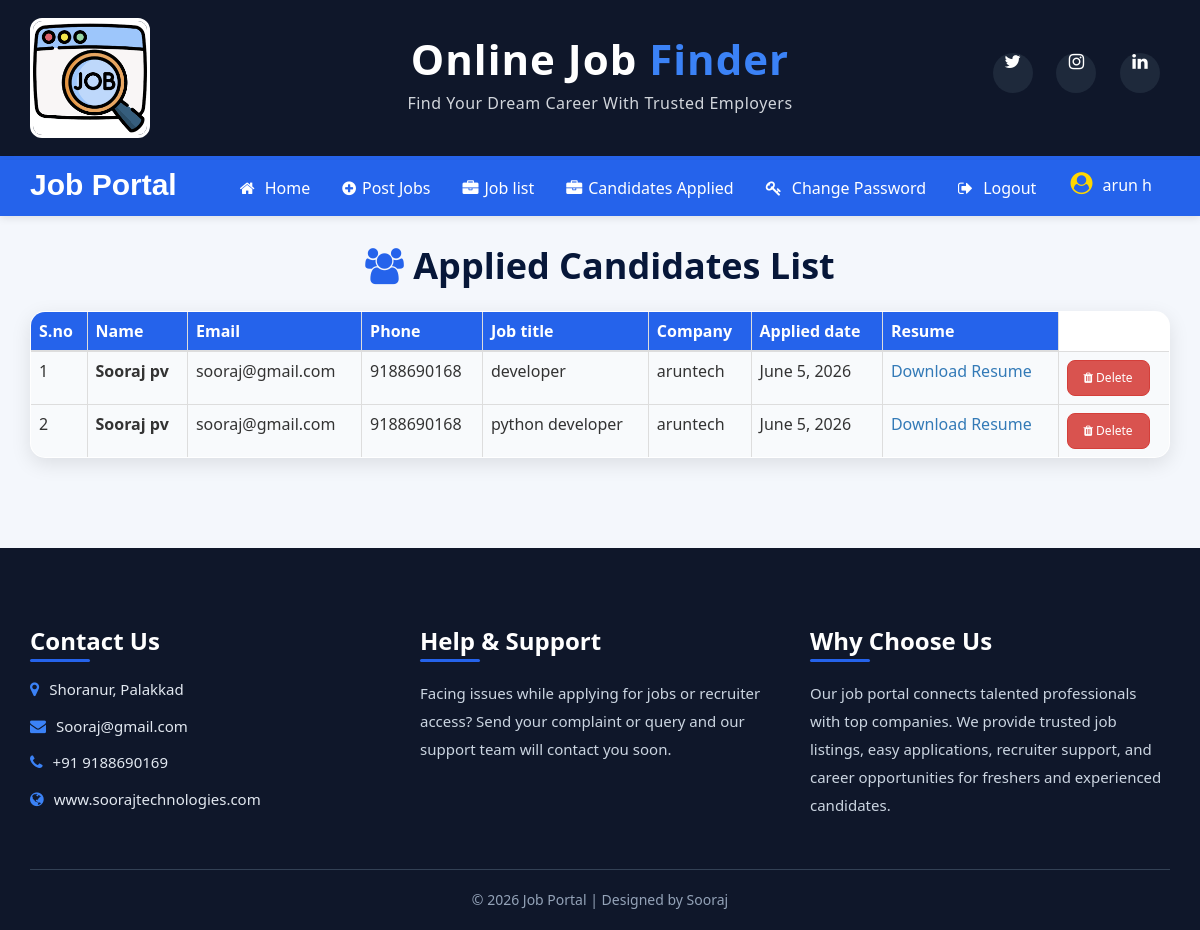
Page /candidates (signed in) on the committed database.
### job/models.py (models this page shows, shortened)
class Appliedjob(models.Model):
    job = models.ForeignKey(Job, on_delete=models.CASCADE)
    applicant = models.ForeignKey(ApplicantUser, on_delete=models.CASCADE)
    resume = models.FileField()
    applied_date = models.DateField()

class ApplicantUser(models.Model):
    user=models.ForeignKey(User, on_delete=models.CASCADE)
    phone=models.IntegerField(null=True)
    image=models.FileField(null=True)
    gender=models.CharField(max_length=10,null=True)
    type=models.CharField(max_length=10,null=True)

class Job(models.Model):
    recruiter = models.ForeignKey(Recruiter, on_delete=models.CASCADE)
    title = models.CharField()
    start_date = models.DateField()
    end_date = models.DateField()
    salary = models.FloatField(max_length=30)
    image = models.FileField()
    description = models.CharField()
    experience = models.CharField()
    location = models.CharField(max_length=20)
    skills = models.CharField(max_length=20)
    creation_date = models.DateField()

class Recruiter(models.Model):
    user=models.ForeignKey(User, on_delete=models.CASCADE)
    phone=models.IntegerField(null=True)
    image=models.FileField(null=True)
    gender=models.CharField(max_length=10,null=True)
    company=models.CharField(null=True)
    type=models.CharField(max_length=10,null=True)
    status=models.CharField(max_length=20,null=True)

### job/views.py (the view)
# urls.py: path('candidates',views.candidates,name='candidates'),
def candidates(request):
    if not request.user.is_authenticated:
        return redirect('recruiter_login')
    data=Appliedjob.objects.all()
    context={'data':data}
    return render(request, 'candidates.html',context)

### job/templates/candidates.html
{% load static %}
<link rel="stylesheet" href="{% static 'css/user_login.css' %}">
{% block body %}
{% include 'recruiter_navigation.html' %}
<h1 class="text-center" style="color:#071739; font-weight:bold; margin-top:30px; margin-bottom:25px;">
    <i class="fa fa-users" style="color:#2563EB;"></i> Applied Candidates List
</h1>
<div class="container">
<table class="table table-hover table-bordered" id="example"
       style="background:white;
              border-radius:15px;
              overflow:hidden;
              box-shadow:0 6px 20px rgba(0,0,0,0.1);">
    <thead>
    <tr style="background:#2563EB; color:white; font-size:16px;">
        <th>S.no</th>
        <th>Name</th>
        <th>Email</th>
        <th>Phone</th>
        <th>Job title</th>
        <th>Company</th>
        <th>Applied date</th>
        <th>Resume</th>
    </tr>
    </thead>
    <tbody>
    {% for i in data %}
{% if request.user.id == i.job.recruiter.user.id %}
    <tr style="background:#F8FAFC;">
        <td>{{forloop.counter}}</td>
        <td>
            <strong>
                {{i.applicant.user.first_name}}  {{i.applicant.user.last_name}}
            </strong>
        </td>
        <td>{{i.applicant.user.email}}</td>
        <td>{{i.applicant.phone}}</td>
        <td>{{i.job.title}}</td>
        <td>{{i.job.recruiter.company}}</td>
         <td>{{i.applied_date}}</td>
        <td><a href="{{i.resume.url}}">Download Resume</a></td>
<td>
    <a href="{% url 'delete_candidates' i.id %}"
       class="btn btn-danger btn-sm"
       style="border-radius:8px; padding:8px 16px;"
       onclick="return confirm('Are you sure you want to delete this Application?')">
        <i class="fa fa-trash"></i> Delete
    </a>
</td>
    </tr>
    {% endif %}
    {% endfor %}
    </tbody>
</table>
</div>
{% include 'footer.html' %}
{% endblock %}

### job/templates/recruiter_navigation.html (shortened to what this page needs)
<!DOCTYPE html>
<html lang="en">
<head>
    {% load static %}
    <link rel="stylesheet"
          href="https://maxcdn.bootstrapcdn.com/bootstrap/3.4.1/css/bootstrap.min.css">
    <link rel="stylesheet"
          href="https://cdnjs.cloudflare.com/ajax/libs/font-awesome/4.7.0/css/font-awesome.min.css">
</head>
<body>
<div class="container-fluid top-header">
    <div class="container">
        <div class="row">
            <div class="col-sm-3 logo-section">
                <img src="{% static 'images/job1.jpg' %}"
                     alt="logo"
                     class="img-responsive logo-img">
            </div>
            <div class="col-sm-6 text-center">
                <div class="brand-title">
                    <h1>
                        <span class="red-text">Online Job</span>
                        <span class="blue-text"> Finder</span>
                    </h1>
                    <p>
                        Find Your Dream Career With Trusted Employers
                    </p>
                </div>
            </div>
            <div class="col-sm-3">
                <div class="social-icons">
                    <a href="#">
                        <i class="fa fa-twitter"></i>
                    </a>
                    <a href="#">
                        <i class="fa fa-instagram"></i>
                    </a>
                    <a href="#">
                        <i class="fa fa-linkedin"></i>
                    </a>
                </div>
            </div>
        </div>
    </div>
</div>
<nav class="navbar custom-navbar">
    <div class="container">
        <div class="navbar-header">
            <a class="navbar-brand" href="#">
                Job Portal
            </a>
        </div>
        <div class="collapse navbar-collapse" id="jobNavbar">
            <ul class="nav navbar-nav navbar-right">
                <li>
                    <a href="{% url 'recruiter_home' %}">
                        <i class="fa fa-home"></i> Home
                    </a>
                </li>
                 <li>
                    <a href="{% url 'addjob' %}">
                        <i class="fa fa-plus-circle"></i>Post Jobs
                    </a>
                </li>
                <li>
                    <a href="{% url 'job_list' %}">
                        <i class="fa fa-briefcase"></i>Job list
                    </a>
                </li>
                  <li>
                    <a href="{% url 'candidates' %}">
                        <i class="fa fa-briefcase"></i>Candidates Applied
                    </a>
                </li>
                <li>
                    <a href="{% url 'recruiterchange_password' %}">
                        <i class="fa fa-key"></i> Change Password
                    </a>
                </li>
                <li>
                    <a href="{% url 'Logout' %}">
                        <i class="fa fa-sign-out"></i> Logout
                    </a>
                </li>
<li class="user-profile">
    <a href="#">
        <i class="fa fa-user-circle user-icon"></i>
        <span>
            {{request.user.first_name}} {{request.user.last_name}}
        </span>
    </a>
</li>
            </ul>
        </div>
    </div>
</nav>
</body>
</html>

### job/static/css/user_login.css (style rules this page uses)
body { background:#f8fafc; min-height:100vh; font-family:'Poppins',sans-serif; }

### job/static/css/footer.css (style rules this page uses)
.social-icons a { display:inline-block; width:40px; height:40px; line-height:40px; text-align:center; background:#1e293b; color:white; border-radius:50%; margin-right:10px; transition:0.3s; }

### job/templates/recruiter_navigation.html (style rules this page uses)
body { margin:0; padding:0; font-family:'Segoe UI', Tahoma, Geneva, Verdana, sans-serif; background:#f4f7fc; }
.top-header { background:#0F172A; padding:18px 0; border-bottom:4px solid #2563EB; box-shadow:0 3px 10px rgba(0,0,0,0.15); }
.logo-img { width:120px; height:120px; border-radius:12px; object-fit:cover; border:3px solid white; }
.brand-title { margin-top:18px; }
.brand-title h1 { font-size:42px; font-weight:700; margin:0; letter-spacing:1px; }
.red-text { color:white; }
.blue-text { color:#3B82F6; }
.brand-title p { color:#d1d5db; margin-top:10px; font-size:16px; letter-spacing:0.5px; }
.social-icons { text-align:right; margin-top:35px; }
.social-icons a { display:inline-flex; justify-content:center; align-items:center; width:42px; height:42px; border-radius:50%; background:white; color:#0F172A; margin-left:10px; text-decoration:none; font-size:18px; transition:0.3s; }
.custom-navbar { background:#2563EB; border:none; border-radius:0; margin-bottom:0; box-shadow:0 2px 8px rgba(0,0,0,0.1); }
.navbar-brand { color:white !important; font-size:30px; font-weight:bold; padding-top:15px; font-family:'Trebuchet MS', sans-serif; }
.navbar-nav { float:right; }
.navbar-nav li a { color:white !important; font-size:16px; font-weight:500; padding:18px 16px; transition:0.3s; }
.navbar-nav li a i { margin-right:6px; }
.user-profile a { display:flex; align-items:center; gap:8px; color:white !important; font-weight:600; font-size:15px; padding:12px 18px !important; border-radius:30px; transition:0.3s ease; }
.user-icon { font-size:22px; color:#FFD700; }

### rows in the picture
Appliedjob: applicant.user.first_name "Sooraj", applicant.user.last_name "pv", applicant.user.email "sooraj@gmail.com", applicant.phone "9188690168", job "developer", job.recruiter.company "aruntech", applied_date "June 5, 2026"
Appliedjob: applicant.user.first_name "Sooraj", applicant.user.last_name "pv", applicant.user.email "sooraj@gmail.com", applicant.phone "9188690168", job "python developer", job.recruiter.company "aruntech", applied_date "June 5, 2026"

### other values in the picture
{{ request.user.first_name }} "arun"
{{ request.user.last_name }} "h"
